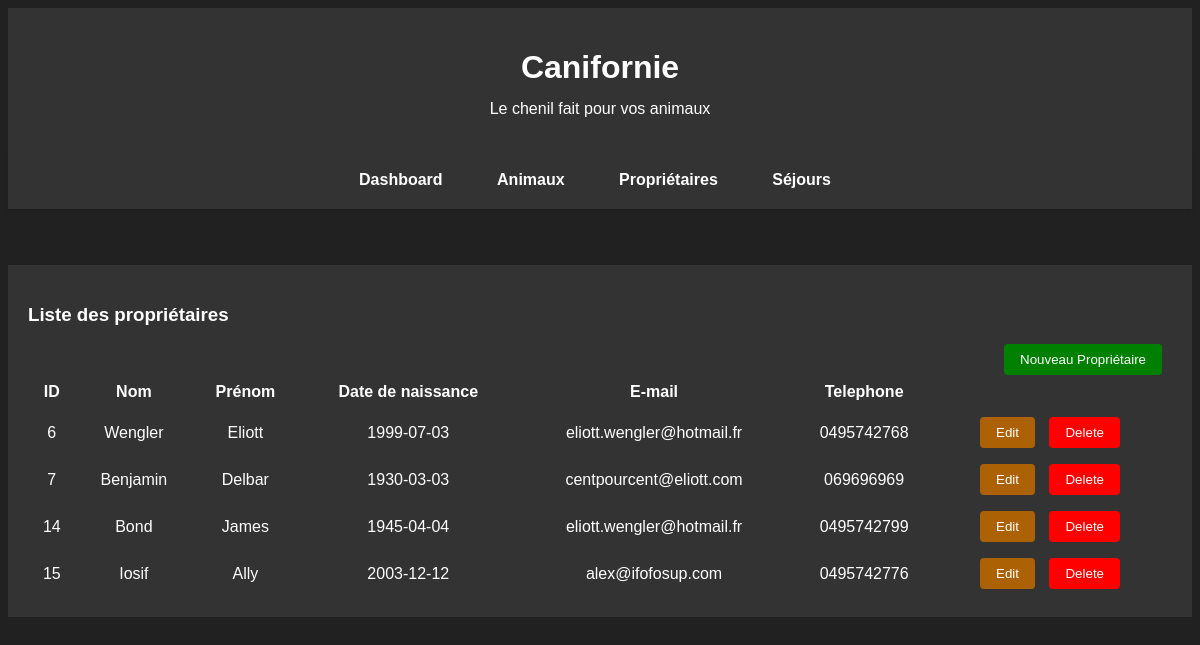
/proprietaires, run on an earlier commit of the app's database.
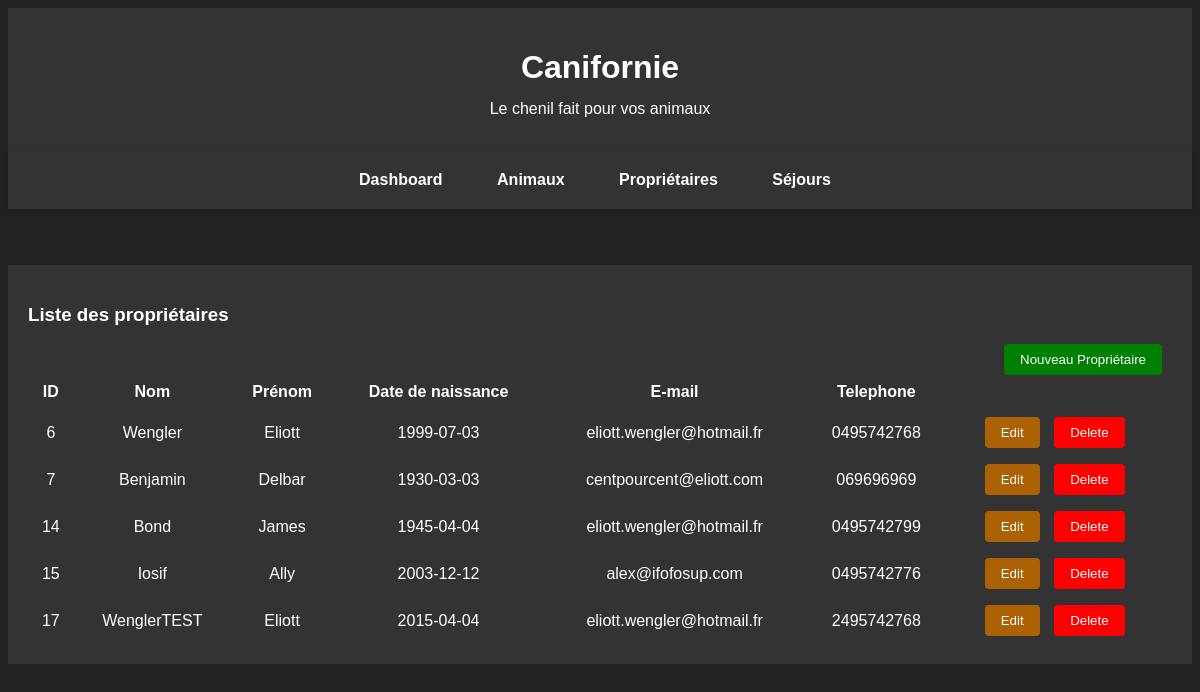
And on a later commit of the database.
### tables this page shows
CREATE TABLE IF NOT EXISTS `proprietaires` (
  `Id` int NOT NULL AUTO_INCREMENT,
  `Nom` varchar(50) DEFAULT NULL,
  `Prenom` varchar(50) DEFAULT NULL,
  `DateNaiss` date DEFAULT NULL,
  `Email` varchar(50) DEFAULT NULL,
  `Tel` varchar(20) DEFAULT NULL,
  PRIMARY KEY (`Id`)
);

### controllers/ProprietaireController.php (called while the page is built, shortened)
<?php
class ProprietaireController {
    public function index () {
        $proprietaires = Proprietaire::all();
        include '../views/proprietaires/P_list.php';
    }
}

### router.php (called while the page is built, shortened)
<?php
class Router {
    private $data;
    private $action = false;
    private $id = false;
    public function __construct ($url) {
        $this->post = $_POST;
        $this->get = $_GET;
        $this->data = count($this->post) ? $this->post : $this->get;
        $this->run();
    }
    private function detect_action () {
        return $this->action = "index";
    }
    private function run () {
        $this->controller = new $this->controller();
        return $this->controller->{$this->action}($this->id, $this->data);
    }
}

### public/index.php (called while the page is built, shortened)
<?php
$router = new Router($_SERVER["REQUEST_URI"]);

### models/dao/DAO.php (called while the page is built, shortened)
<?php
abstract class DAO {
    protected $table;
    public function __construct ($table) {
        $this->table = $table;
    }
    public function connect () {
        $this->db = new PDO('mysql:host=localhost;dbname=canifornie', 'root', '');
        $this->db->setAttribute(PDO::ATTR_ERRMODE, PDO::ERRMODE_EXCEPTION);
    }
    public function fetch_all() {
        $statement = $this->db->prepare("SELECT * FROM {$this->table}");
        try {
            $statement->execute();
            $results = $statement->fetchAll(PDO::FETCH_ASSOC);
            if ($results) {
                $list = array();
                foreach($results as $result) {
                    array_push($list, $this->create($result));
                }
                return $list;
            }
            return false;
        } catch (PDOException $exception) {
            var_dump($exception);
        }
    }
}

### models/entities/Entity.php (called while the page is built, shortened)
<?php
abstract class Entity {
    public function __get ($prop) {
        if (property_exists($this, $prop)) {
            return $this->$prop;
        }
    }
    public static function all () {
        return (new static::$dao)->fetch_all();
    }
}

### models/dao/ProprietaireDAO.php (called while the page is built, shortened)
<?php
class ProprietaireDAO extends DAO {
public function create ($data) {
    return new Proprietaire(
        $data["Nom"] ?? false,
        $data["Prenom"] ?? false,
        $data["DateNaiss"] ?? false,
        $data["Email"] ?? false,
        $data["Tel"] ?? false,
        $data["Id"] ?? false
    );
}
}

### models/entities/Proprietaire.php (called while the page is built, shortened)
<?php
class Proprietaire extends Entity {
    public function __construct( $nom, $prenom, $datenaiss, $email, $tel, $id = false) {
        $this->nom = $nom;
        $this->prenom = $prenom;
        $this->datenaiss = $datenaiss;
        $this->email = $email;
        $this->tel = $tel;
        $this->id = $id;
    }
}

### views/proprietaires/P_list.php (the view)
<?php include('../views/layout/top.php'); ?>
<h3>Liste des propriétaires</h3>
<button class="xhr proprietaire create">Nouveau Propriétaire</button>
<table>
    <thead>
        <tr>
            <th>ID</th>
            <th>Nom</th>
            <th>Prénom</th>
            <th>Date de naissance</th>
            <th>E-mail</th>
            <th>Telephone</th>
        </tr>
    </thead>
    <tbody>
        <?php foreach($proprietaires as $proprietaire): ?>
            <tr>
                <td><?= $proprietaire->id; ?></td>
                <td><?= $proprietaire->nom; ?></td>
                <td><?= $proprietaire->prenom; ?></td>
                <td><?= $proprietaire->datenaiss; ?></td>
                <td><?= $proprietaire->email; ?></td>
                <td><?= $proprietaire->tel; ?></td>
                <td>
                    <button class="xhr proprietaire edit" _id="<?= $proprietaire->id; ?>">Edit</button>
                    <button class="xhr proprietaire delete" _id="<?= $proprietaire->id; ?>">Delete</button>
                </td>
            </tr>
        <?php endforeach; ?>
    </tbody>
</table>
<?php include('../views/layout/bottom.php'); ?>

What changed in the data, as far as the page shows it:
added proprietaires: Id "17", Nom "WenglerTEST", Prenom "Eliott", DateNaiss "2015-04-04", Email "eliott.wengler@hotmail.fr", Tel "2495742768"
